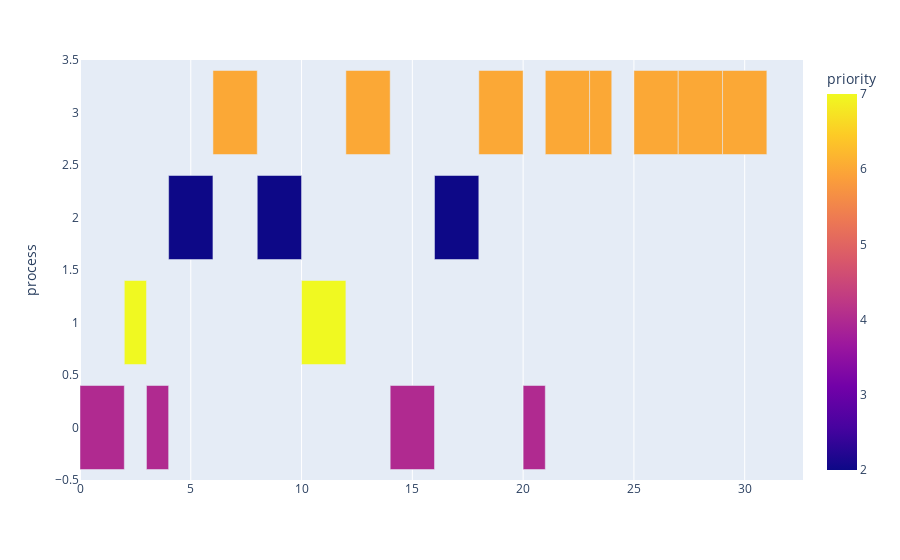

The cell this chart's notebook holds for it:
### Markdown cell above
## Testing
First test the FCFS scheduler

### Code cell
# run kernel with FCFS scheduling algorithm
op.kernel(s.RR_scheduler)

# read CPU data from kernel run
df = pd.read_csv('results.csv')
df.head()

# use Prof. Al Madi's code to plot
fig = px.timeline(df, x_start='start', x_end='finish', y='process', color='priority')
df['delta'] = df['finish'] - df['start']
fig.layout.xaxis.type = 'linear'
fig.data[0].x = df.delta.tolist()
fig.show()

### Figure 1 — Plotly figure (JSON) as saved in the notebook; plotly's stock layout.template omitted (floating-point values rounded to 4 significant figures)
{"data": [{"alignmentgroup": "True", "base": [0, 2, 3, 4, 6, 8, 10, 12, 14, 16, 18, 20, 21, 23, 25, 27, 29], "hovertemplate": "start=%{base}<br>finish=%{x}<br>process=%{y}<br>priority=%{marker.color}<extra></extra>", "legendgroup": "", "marker": {"color": [4, 7, 4, 2, 6, 2, 7, 6, 4, 2, 6, 4, 6, 6, 6, 6, 6], "coloraxis": "coloraxis"}, "name": "", "offsetgroup": "", "orientation": "h", "showlegend": false, "textposition": "auto", "type": "bar", "x": [2, 1, 1, 2, 2, 2, 2, 2, 2, 2, 2, 1, 2, 1, 2, 2, 2], "xaxis": "x", "y": [0, 1, 0, 2, 3, 2, 1, 3, 0, 2, 3, 0, 3, 3, 3, 3, 3], "yaxis": "y"}], "layout": {"barmode": "overlay", "coloraxis": {"colorbar": {"title": {"text": "priority"}}, "colorscale": [[0, "#0d0887"], [0.1111, "#46039f"], [0.2222, "#7201a8"], [0.3333, "#9c179e"], [0.4444, "#bd3786"], [0.5556, "#d8576b"], [0.6667, "#ed7953"], [0.7778, "#fb9f3a"], [0.8889, "#fdca26"], [1, "#f0f921"]]}, "legend": {"tracegroupgap": 0}, "margin": {"t": 60}, "xaxis": {"anchor": "y", "domain": [0, 1], "type": "linear"}, "yaxis": {"anchor": "x", "domain": [0, 1], "title": {"text": "process"}}}}
